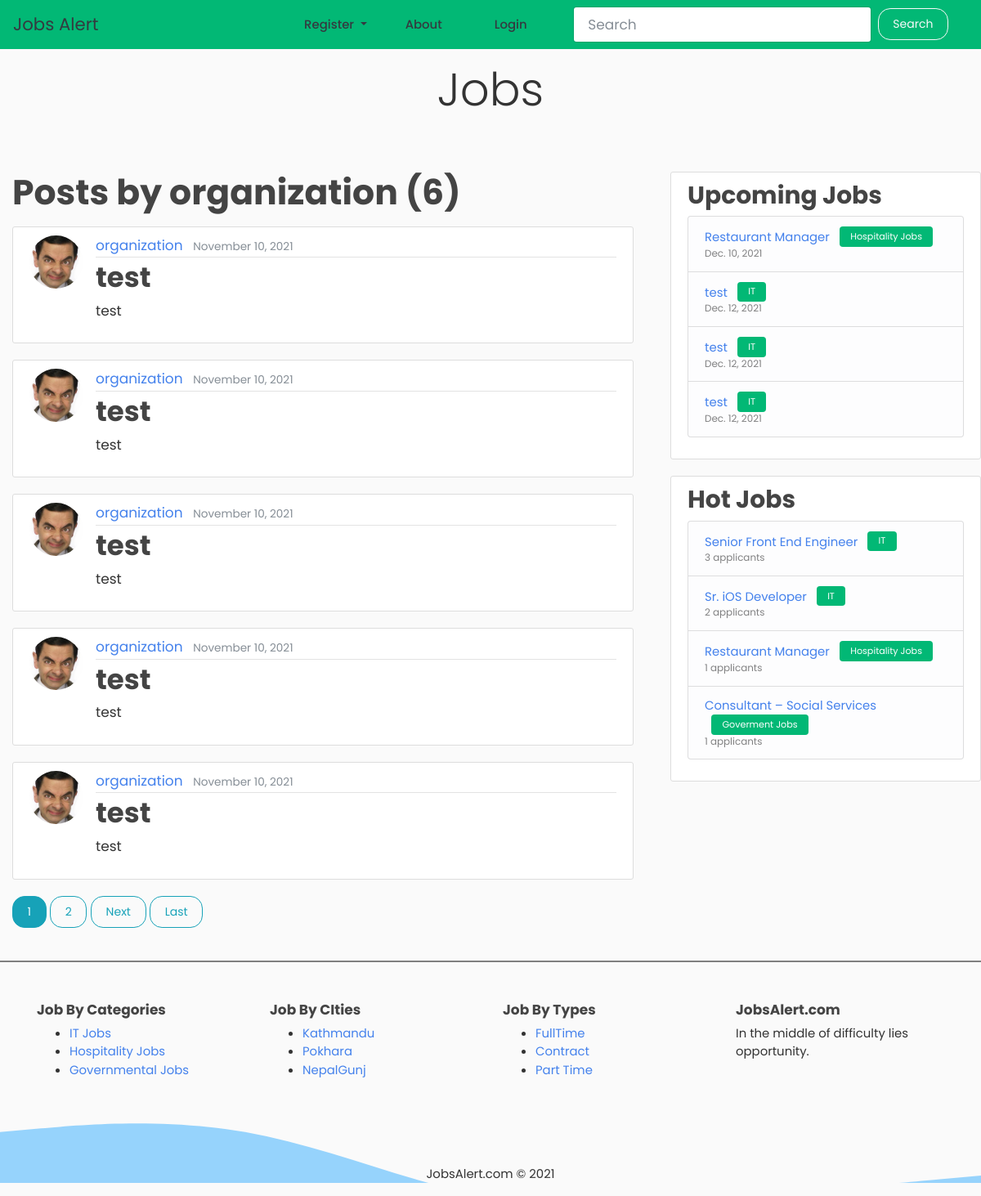
Screenshot of /user/organization with the database file from the repository.
### blog/models.py (models this page shows, shortened)
class Post(models.Model):
    title = models.CharField(max_length=100)
    content = models.TextField()
    category = models.ForeignKey(
        Category,
        on_delete=models.SET_NULL,
        related_name='posts',
        related_query_name='posts',
        null=True,
    )
    date_posted = models.DateTimeField(default=timezone.now)
    author = models.ForeignKey(User, on_delete=models.CASCADE)
    due_date = models.DateField(help_text="format (YYYY-MM-dd)")

class Category(models.Model):
    category_name = models.CharField(max_length = 50, verbose_name='Category Name')
    image = models.ImageField(upload_to='category_images/', null=True, blank=True)
    def __str__(self):
        return self.category_name

### users/models.py (models this page shows, shortened)
class Profile(models.Model):
    user = models.OneToOneField(User, on_delete=models.CASCADE)
    image = models.ImageField(default='default.jpg', upload_to='profile_pics')
    account_type = models.CharField(max_length=200, null=True)

### blog/views.py (the view)
# urls.py: path('user/<str:username>', UserPostListView.as_view(), name='user-posts'),
class UserPostListView(ListView):
    model = Post
    template_name = 'blog/user_posts.html'
    context_object_name = 'posts'
    paginate_by = 5
    def get_queryset(self):
        user = get_object_or_404(User,username=self.kwargs.get('username'))
        return Post.objects.filter(author=user).order_by('-date_posted')

### blog/context_processors.py (called while the page is built)
def get_latest_jobs(request):
    posts = Post.objects.filter(due_date__gte=timezone.now()).order_by('due_date')[:4]
    return {
        'hot_box_posts': posts
    }

def get_hot_jobs(request):
    posts = Post.objects.annotate(
                num_applicants=Count('job_applications')
            ).order_by('-num_applicants')[:4]
    return {
        'hot_box_posts_second': posts
    }

### blog/templates/blog/user_posts.html (shortened to what this page needs)
{% extends "blog/base.html" %}
{% block content %}
    <h1 class="mb-3">Posts by {{ view.kwargs.username }} ({{ page_obj.paginator.count }})</h1>
    {% for post in posts %}
        <article class="media content-section">
          <img class="rounded-circle article-img" src="{{ post.author.profile.image.url }}">
          <div class="media-body">
            <div class="article-metadata">
              <a class="mr-2" href="{% url 'user-posts' post.author.username %}">{{ post.author }}</a>
              <small class="text-muted">{{ post.date_posted|date:"F d, Y" }}</small>
            </div>
            <h2><a class="article-title" href="{% url 'post-detail' post.id %}">{{ post.title }}</a></h2>
            <p class="article-content">{{ post.content }}</p>
          </div>
        </article>
    {% endfor %}
    {% if is_paginated %}
      {% for num in page_obj.paginator.page_range %}
        {% if page_obj.number == num %}
          <a class="btn btn-info mb-4" href="?page={{ num }}">{{ num }}</a>
        {% elif num > page_obj.number|add:'-3' and num < page_obj.number|add:'3' %}
          <a class="btn btn-outline-info mb-4" href="?page={{ num }}">{{ num }}</a>
        {% endif %}
      {% endfor %}
      {% if page_obj.has_next %}
        <a class="btn btn-outline-info mb-4" href="?page={{ page_obj.next_page_number }}">Next</a>
        <a class="btn btn-outline-info mb-4" href="?page={{ page_obj.paginator.num_pages }}">Last</a>
      {% endif %}
    {% endif %}
{% endblock content %}

### blog/templates/blog/base.html (shortened to what this page needs)
{% load static %}
{% load humanize %}
<!DOCTYPE html>
<html lang="en">
<head>
  <link rel="stylesheet" href="{% static 'css/bootstrap.min.css' %}">
  <link rel="stylesheet" href="{% static 'css/style.css' %}">
  <link rel="stylesheet" type="text/css" href="{% static 'blog/main.css' %}">
</head>
<body>
  {% include 'blog/navbar.html' %}
  <main role="main">
  <div style="height:150px">
  <p class=" text-center py-3 display-4" style="font-family: 'Pacifico', cursive; !important">{{request.GET.category.upper}}Jobs</p>
  </div>
    <div class="row">
      <div class="col-md-8">
      <div class="container">
      {% block content %}{% endblock %}
      </div>
      </div>
      <div class="col-md-4" id="Sidebar">
        <div class="content-section">
          <h3>Upcoming Jobs</h3>
          <ul class="list-group">
            {% for job in hot_box_posts %}
              <li class="list-group-item list-group-item-light" >
              <a class="" href="{% url 'post-detail' job.id %}">{{ job.title }}</a>
              <span class="ml-2 badge badge-success">{{job.category}}</span>
              <div class="small">{{job.due_date}}</div>
              </li>
            {% endfor %}
          </ul>
        </div>
        <div class="content-section">
          <h3>Hot Jobs</h3>
          <ul class="list-group">
            {% for job in hot_box_posts_second %}
              <li class="list-group-item list-group-item-light" >
              <a class="" href="{% url 'post-detail' job.id %}">{{ job.title }}</a>
              <span class="ml-2 badge badge-success">{{job.category}}</span>
              <div class="small">{{job.num_applicants}} applicants</div>
              </li>
            {% endfor %}
          </ul>
        </div>
      </div>
    </div>
    <hr style="border:1px solid grey;" class="mb-5"/>
    <footer class="footer-light footer-light-expand-md" style="background: url('{% static 'images/wave.svg' %}');background-size: cover;">
            <div class="container">
            <div class="row" style="min-height:200px;">
                <div class="col-md-3 item">
                    <h3 class="h6">Job By Categories</h3>
                    <ul>
                        <li><a href="{% url 'blog-home' %}?category=it">IT Jobs</a></li>
                        <li><a href="{% url 'blog-home' %}?category=hospitality">Hospitality Jobs</a></li>
                        <li><a href="{% url 'blog-home' %}?category=governmental">Governmental Jobs</a></li>
                    </ul>
                </div>
                <div class="col-md-3 item">
                    <h3 class="h6">Job By CIties</h3>
                    <ul>
                        <li><a href="#">Kathmandu</a></li>
                        <li><a href="#">Pokhara</a></li>
                        <li><a href="#">NepalGunj</a></li>
                    </ul>
                </div>
                <div class="col-md-3 item">
                    <h3 class="h6">Job By Types</h3>
                    <ul>
                        <li><a href="#">FullTime</a></li>
                        <li><a href="#">Contract</a></li>
                        <li><a href="#">Part Time</a></li>
                    </ul>
                </div>
                <div class="col-md-3 item text">
                    <h3 class="h6">JobsAlert.com</h3>
                    <p>In the middle of difficulty lies opportunity.</p>
                </div>
                <div class="col item social"></div>
            </div>
            </div>
            <p class="copyright text-center">JobsAlert.com © 2021</p>
    </footer>
  </main>
</body>
</html>

### static_files/css/style.css (style rules this page uses)
* { font-family: 'Poppins', sans-serif !important; }

### blog/static/blog/main.css (style rules this page uses)
body { background: #fafafa; color: #333333; }
h1, h2, h3, h4, h5, h6 { color: #444444; }
ul { margin: 0; }
.content-section { background: #ffffff; padding: 10px 20px; border: 1px solid #dddddd; border-radius: 3px; margin-bottom: 20px; }
.article-title { color: #444444; }
.article-content { white-space: pre-line; }
.article-img { height: 65px; width: 65px; margin-right: 16px; }
.article-metadata { padding-bottom: 1px; margin-bottom: 4px; border-bottom: 1px solid #e3e3e3; }

### rows the page displays
Post: author.profile.image (placeholder picture), author "organization", date_posted "November 10, 2021", title "test", content "test"
Post: author.profile.image (placeholder picture), author "organization", date_posted "November 10, 2021", title "test", content "test"
Post: author.profile.image (placeholder picture), author "organization", date_posted "November 10, 2021", title "test", content "test"
Post: author.profile.image (placeholder picture), author "organization", date_posted "November 10, 2021", title "test", content "test", category "IT", due_date "Dec. 12, 2021"
Post: author.profile.image (placeholder picture), author "organization", date_posted "November 10, 2021", title "test", content "test", category "IT", due_date "Dec. 12, 2021"
Post: title "Restaurant Manager", category "Hospitality Jobs", due_date "Dec. 10, 2021", num_applicants "1"
Post: title "test", category "IT", due_date "Dec. 12, 2021"
Post: title "Senior Front End Engineer", category "IT", num_applicants "3"
Post: title "Sr. iOS Developer", category "IT", num_applicants "2"
Post: title "Consultant – Social Services", category "Goverment Jobs", num_applicants "1"

### other values shown
{{ view.kwargs.username }} "organization"
{{ page_obj.paginator.count }} "6"
{{ num }} "1"
{{ num }} "2"
